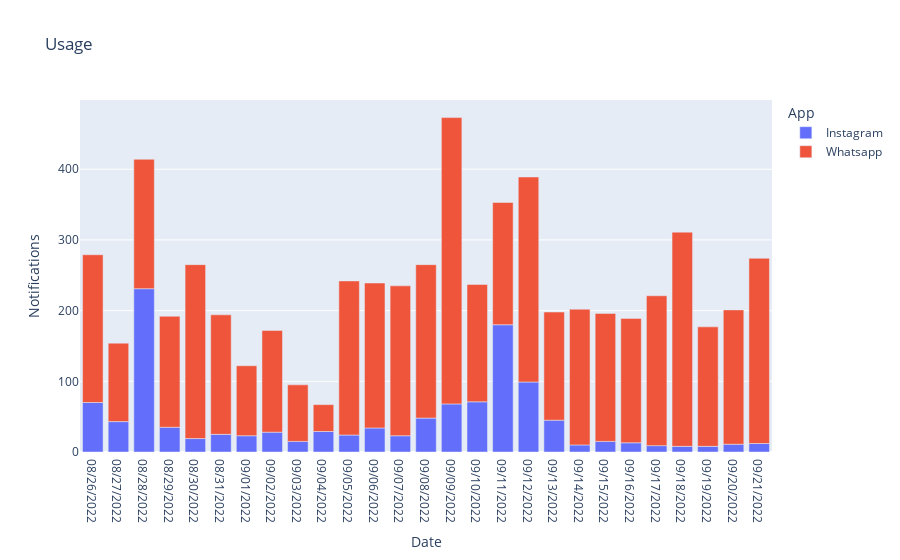

The cell this chart's notebook holds for it:
### Code cell
figure = px.bar(data_frame=data,
               x='Date',
               y='Notifications',
               color='App',
               title='Usage')
figure.show()

### Figure 1 — Plotly figure (JSON) as saved in the notebook; plotly's stock layout.template omitted (floating-point values rounded to 4 significant figures)
{"data": [{"alignmentgroup": "True", "hovertemplate": "App=Instagram<br>Date=%{x}<br>Notifications=%{y}<extra></extra>", "legendgroup": "Instagram", "marker": {"color": "#636efa", "pattern": {"shape": ""}}, "name": "Instagram", "offsetgroup": "Instagram", "orientation": "v", "showlegend": true, "textposition": "auto", "type": "bar", "x": ["08/26/2022", "08/27/2022", "08/28/2022", "08/29/2022", "08/30/2022", "08/31/2022", "09/01/2022", "09/02/2022", "09/03/2022", "09/04/2022", "09/05/2022", "09/06/2022", "09/07/2022", "09/08/2022", "09/09/2022", "09/10/2022", "09/11/2022", "09/12/2022", "09/13/2022", "09/14/2022", "09/15/2022", "09/16/2022", "09/17/2022", "09/18/2022", "09/19/2022", "09/20/2022", "09/21/2022"], "xaxis": "x", "y": [70, 43, 231, 35, 19, 25, 23, 28, 15, 29, 24, 34, 23, 48, 68, 71, 180, 99, 45, 10, 15, 13, 9, 8, 8, 11, 12], "yaxis": "y"}, {"alignmentgroup": "True", "hovertemplate": "App=Whatsapp<br>Date=%{x}<br>Notifications=%{y}<extra></extra>", "legendgroup": "Whatsapp", "marker": {"color": "#EF553B", "pattern": {"shape": ""}}, "name": "Whatsapp", "offsetgroup": "Whatsapp", "orientation": "v", "showlegend": true, "textposition": "auto", "type": "bar", "x": ["08/26/2022", "08/27/2022", "08/28/2022", "08/29/2022", "08/30/2022", "08/31/2022", "09/01/2022", "09/02/2022", "09/03/2022", "09/04/2022", "09/05/2022", "09/06/2022", "09/07/2022", "09/08/2022", "09/09/2022", "09/10/2022", "09/11/2022", "09/12/2022", "09/13/2022", "09/14/2022", "09/15/2022", "09/16/2022", "09/17/2022", "09/18/2022", "09/19/2022", "09/20/2022", "09/21/2022"], "xaxis": "x", "y": [209, 111, 183, 157, 246, 169, 99, 144, 80, 38, 218, 205, 212, 217, 405, 166, 173, 290, 153, 192, 181, 176, 212, 303, 169, 190, 262], "yaxis": "y"}], "layout": {"barmode": "relative", "legend": {"title": {"text": "App"}, "tracegroupgap": 0}, "title": {"text": "Usage"}, "xaxis": {"anchor": "y", "domain": [0, 1], "title": {"text": "Date"}}, "yaxis": {"anchor": "x", "domain": [0, 1], "title": {"text": "Notifications"}}}}
